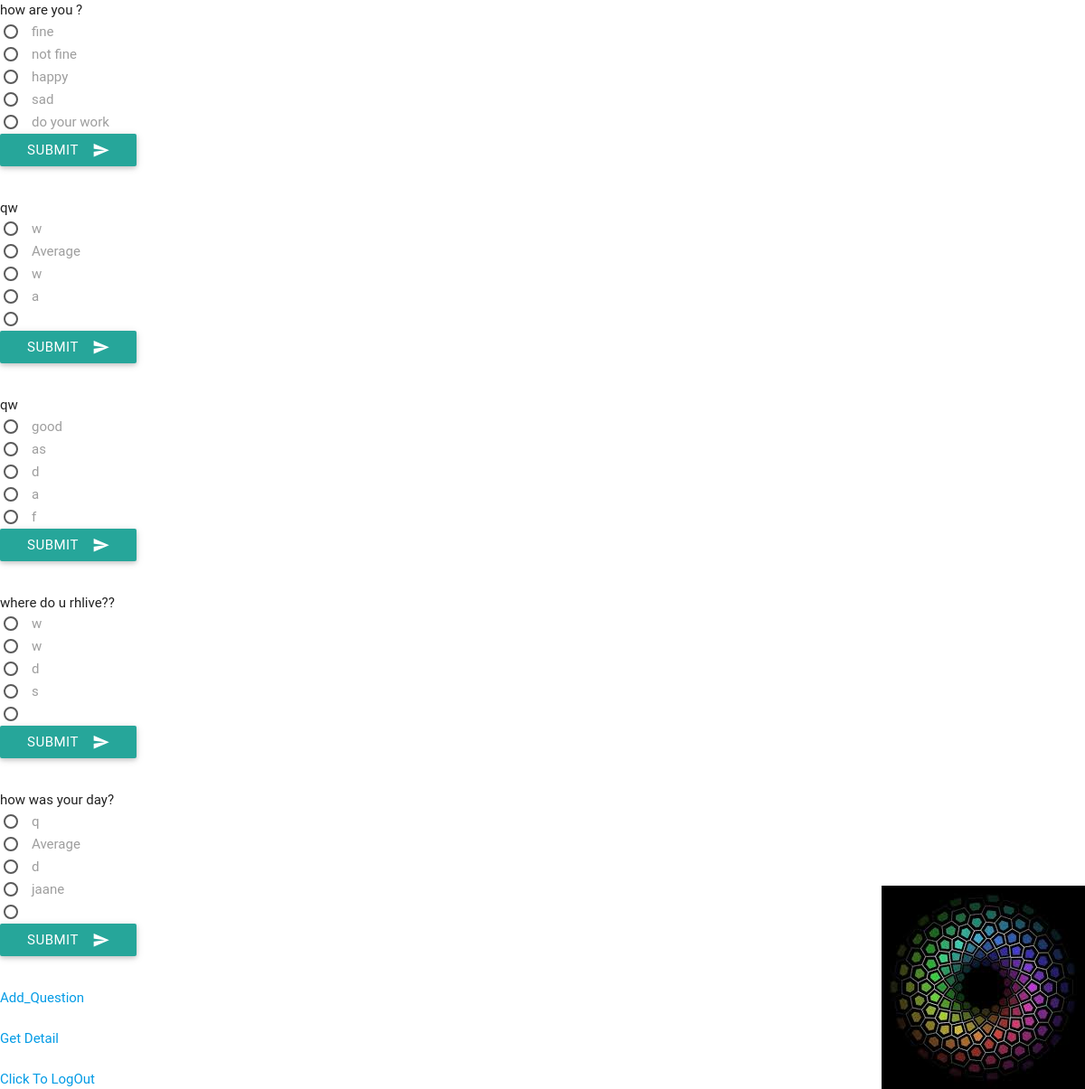
Screenshot of /polls/ with the database file from the repository.
### polls/models.py (models this page shows, shortened)
class Question(models.Model):
    question_text = models.CharField(max_length=200)
    pub_date = models.DateTimeField('date published')
    def was_published_recently(self):
        now = timezone.now()
        return now - datetime.timedelta(days = 1) <= self.pub_date <=now
    was_published_recently.admin_order_field = 'pub_date'
    was_published_recently.boolean = True
    was_published_recently.short_description = 'Published recently'

class Choice(models.Model):
    question = models.ForeignKey(Question, on_delete=models.CASCADE)
    choice_text = models.CharField(max_length=200)
    votes = models.IntegerField(default=0)

### polls/views.py (the view)
class IndexView(generic.ListView):
    login_url = '/polls/login_id/'
    template_name = 'polls/index.html'
    context_object_name = 'latest_question_list'
    def get_queryset(self):
        return Question.objects.filter(pub_date__lte=timezone.now()).order_by('-pub_date')[:5]

### polls/templates/polls/index.html (shortened to what this page needs)
{% load staticfiles %}
<html>
<head>
<link rel="stylesheet" href="{% static 'polls/css/materialize.min.css' %}" type="text/css" />
<link rel="stylesheet" type="text/css" href="{% static 'polls/css/style.css' %}" />
</head>
<body>
{% if latest_question_list %}
<ul>
{% for question in latest_question_list %}
<li>  {{ question.question_text }} <br>
<div class="row">
<form  class="column s12" id='love' method="post" data-formname = "{{question.id}}">
{% for choice in question.choice_set.all %}
<label for="choice{{ choice.id }}">{{ choice.choice_text }}</label><br />
{% endfor %}
<button class='btn waves-effect waves-light test_class' id='submit' type="submit" value="Submit" data-questionid="{{question.id}}">Submit
<i class="material-icons right">send</i>
</button>
</form>
</div>
</li>
{% endfor %}
</ul>
{% else %}
<p>No polls are available.</p>
{% endif %}
<a href = "{% url 'polls:add_question' %}"> Add_Question </a> <br><br>
<a href ="{% url 'polls:user_detail' %}"> Get Detail </a><br><br>
<a href ="{% url 'polls:log_out' %}"> Click To LogOut</a>
</body>
</html>

### polls/static/polls/css/style.css (style rules this page uses)
body { background: white url("images/images.jpg") no-repeat right bottom; }

### rows the page displays
Question: question_text "how are you ?"
Choice: choice_text "fine"
Choice: choice_text "not fine"
Choice: choice_text "happy"
Choice: choice_text "sad"
Choice: choice_text "do your work"
Question: question_text "qw"
Choice: choice_text "w"
Choice: choice_text "Average"
Choice: choice_text "w"
Choice: choice_text "a"
Question: question_text "qw"
Choice: choice_text "good"
Choice: choice_text "as"
Choice: choice_text "d"
Choice: choice_text "a"
Choice: choice_text "f"
Question: question_text "where do u rhlive??"
Choice: choice_text "w"
Choice: choice_text "w"
Choice: choice_text "d"
Choice: choice_text "s"
Question: question_text "how was your day?"
Choice: choice_text "q"
Choice: choice_text "Average"
Choice: choice_text "d"
Choice: choice_text "jaane"
